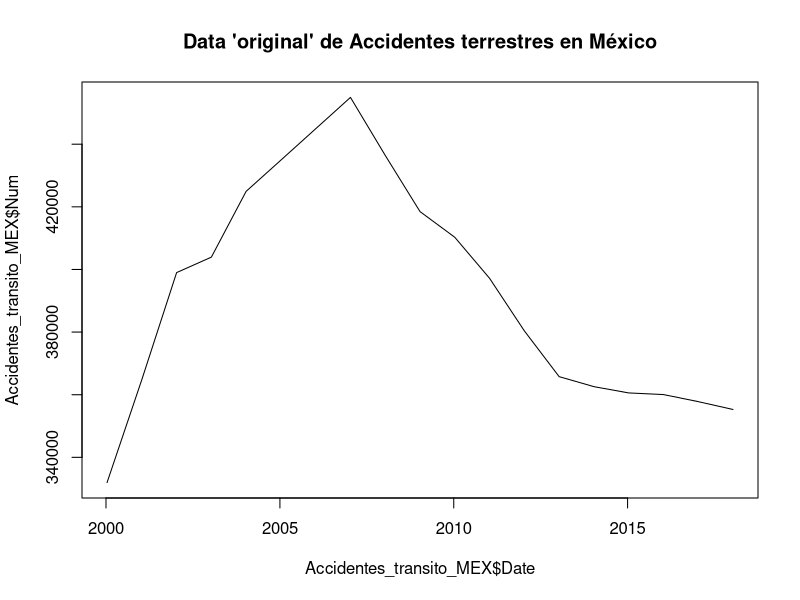
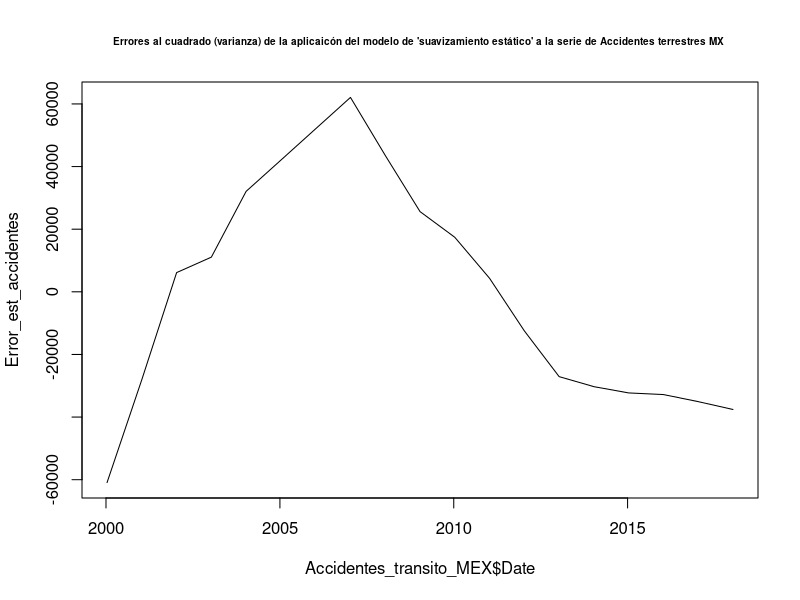
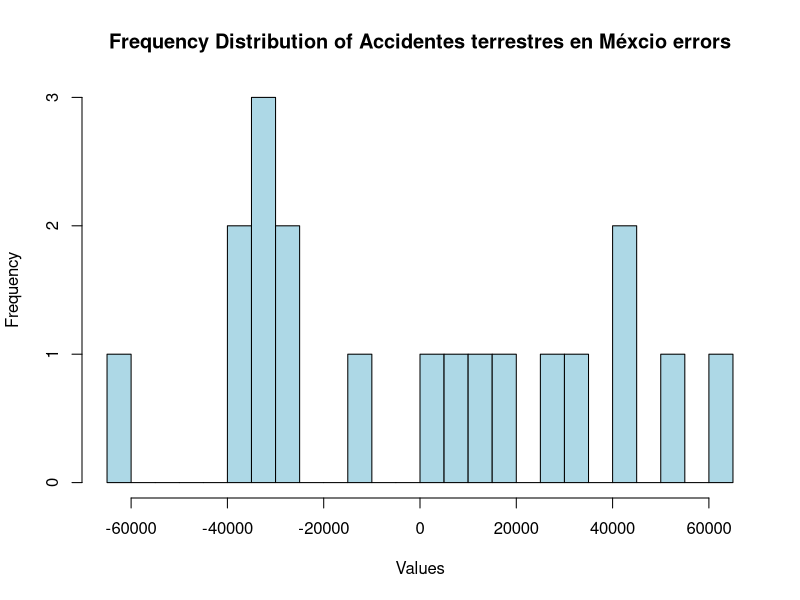
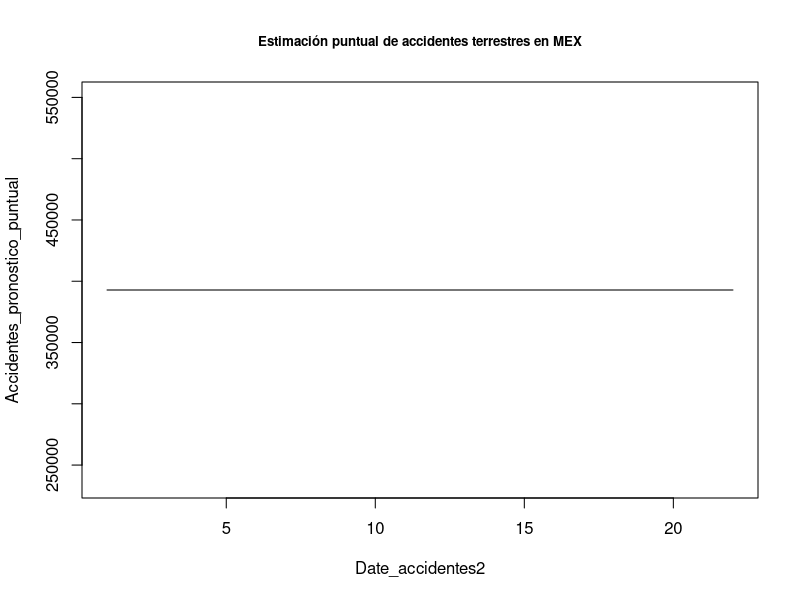
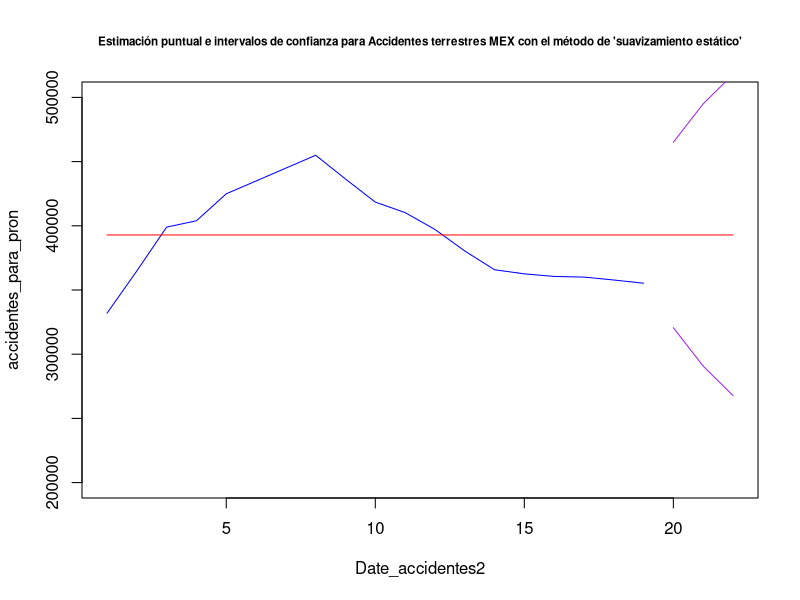
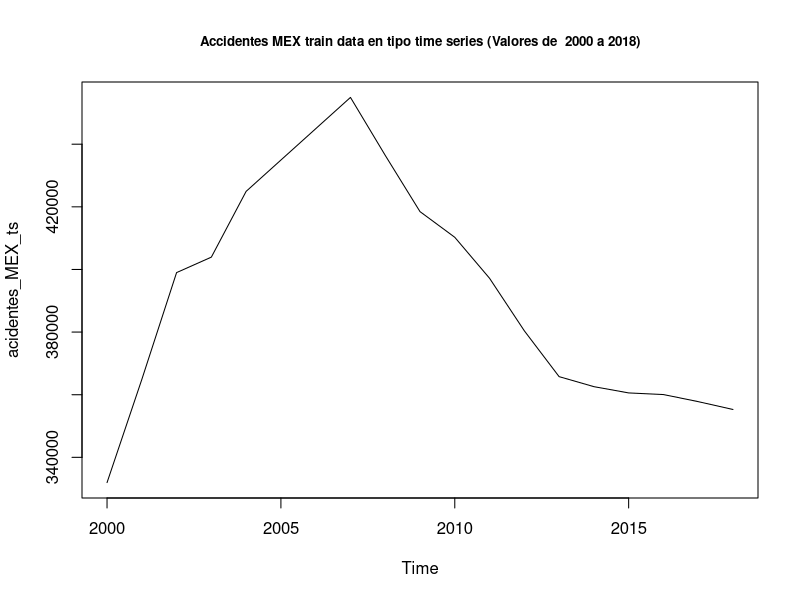
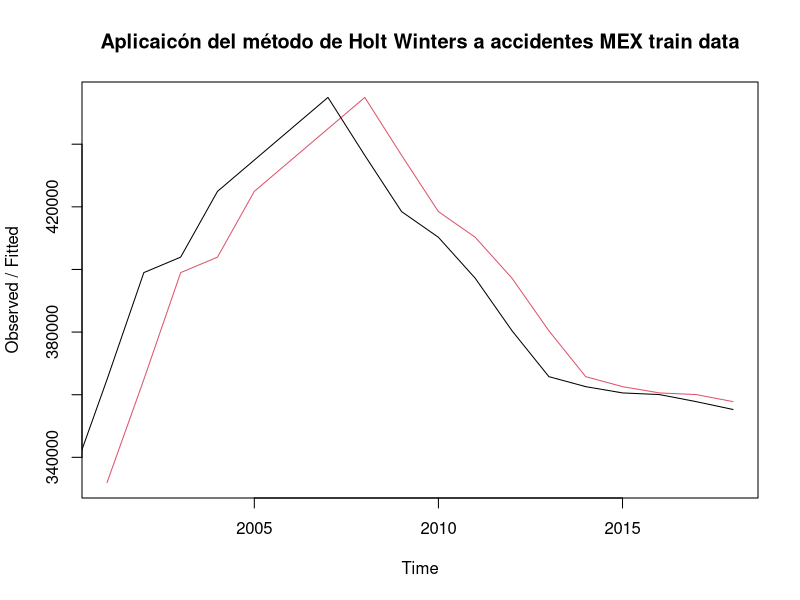
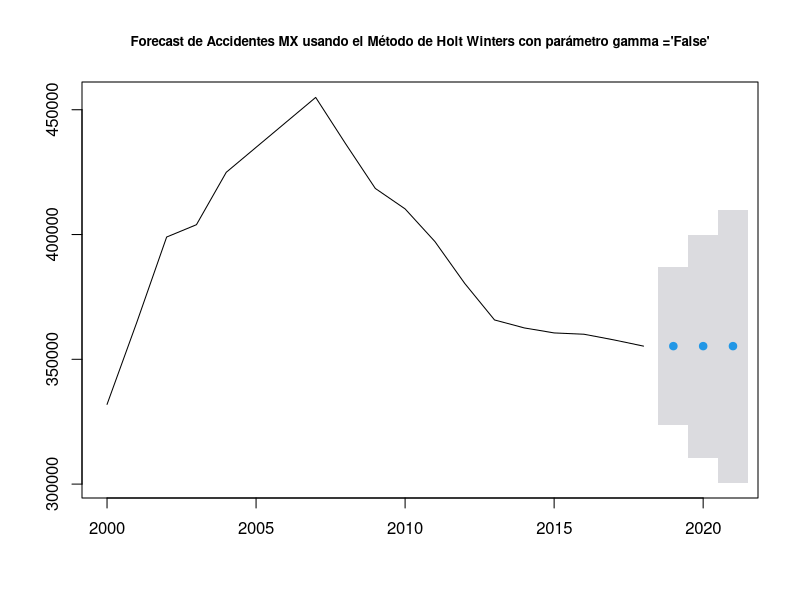

Source code (R) for these figures, in order:
## ---- chunk 1
library("readxl")


Accidentes_transito_MEX <-read_excel("Accidentes_transito_pp_.xlsx")
## ---- chunk 2
Accidentes_transito_MEX
summary(Accidentes_transito_MEX)
typeof(Accidentes_transito_MEX)
dim(Accidentes_transito_MEX)
## ---- chunk 3

plot(Accidentes_transito_MEX$Date, Accidentes_transito_MEX$Num, type="l", main="Data 'original' de Accidentes terrestres en México")
## ---- chunk 4
Accidentes_transito_ruido_blanco <- mean(Accidentes_transito_MEX$Num)
Accidentes_transito_ruido_blanco
## ---- chunk 5
Error_est_accidentes<-Accidentes_transito_MEX$Num-Accidentes_transito_ruido_blanco
head(Error_est_accidentes)
tail(Error_est_accidentes)

##Claculando la desviaicón estandar del error

sd_est_accidentes<-sd(Error_est_accidentes)
sd_est_accidentes

plot(Accidentes_transito_MEX$Date, Error_est_accidentes, type="l", main="Errores al cuadrado (varianza) de la aplicaicón del modelo de 'suavizamiento estático' a la serie de Accidentes terrestres MX ", cex.main=0.6)

## ---- chunk 6


mean(Error_est_accidentes)
## ---- chunk 7
## Se calcula la varianza
var(Error_est_accidentes)

## Se calcula la desviación estandar 
sd_est_accidentes
## ---- chunk 8
hist(Error_est_accidentes, breaks = 20, col = "lightblue", main = "Frequency Distribution of Accidentes terrestres en Méxcio errors", xlab = "Values", ylab = "Frequency")

## ---- chunk 9
estimacion_puntual_accidentes <- mean(Accidentes_transito_MEX$Num)
estimacion_puntual_accidentes

## ---- chunk 10
##Creamos un eje x que incluya a los 66 datos + 6 que se pronosticarán
Date_accidentes2<-c(1:22)


## Creamos el vector de datos que incluirá los  datos históricos  sin tendencia + 6 valores NA a pronosticar
accidentes_para_pron<-c(Accidentes_transito_MEX$Num, rep(NA, times=3))


head(accidentes_para_pron)
tail(accidentes_para_pron)


## Entonces el mejor pronóstico que tenemos para esta técnica es la media de la serie historica


Accidentes_pronostico_puntual <- rep(estimacion_puntual_accidentes, times=22)
head(Accidentes_pronostico_puntual)
tail(Accidentes_pronostico_puntual)

plot(Date_accidentes2,Accidentes_pronostico_puntual, type="l", main = "Estimación puntual de accidentes terrestres en MEX", cex.main=0.8)
## ---- chunk 11
estimacion_puntual_accidentes <- mean(Accidentes_transito_MEX$Num)
estimacion_puntual_accidentes
## ---- chunk 12
tao<-c(1:3)
Lim_accidentes<-2*sd_est_accidentes*tao^.5
Lim_accidentes
## ---- chunk 13

LI_accidentes<-c(rep(NA, times=19), Accidentes_pronostico_puntual[1]-Lim_accidentes)
head(LI_accidentes)
tail(LI_accidentes)


LS_accidentes<-c(rep(NA, times=19), Accidentes_pronostico_puntual[1]+Lim_accidentes)
head(LS_accidentes)
tail(LS_accidentes)


plot(Date_accidentes2, accidentes_para_pron, type="l" ,main="Estimación puntual e intervalos de confianza para Accidentes terrestres MEX con el método de 'suavizamiento estático'",col="Blue", cex.main=0.7, ylim=c(200000, 500000))

lines(Accidentes_pronostico_puntual, col="Red")
lines(LI_accidentes, col="Purple")
lines(LS_accidentes, col="Purple")
## ---- chunk 14

library("readxl")


Accidentes_transito_MEX_completo <-read_excel("Accidentes_transito_full_.xlsx")
## ---- chunk 15
df_Accidentes_MX_pronostico<-data.frame(Accidentes_transito_MEX_completo$Num,
                                                Accidentes_pronostico_puntual, LI_accidentes, LS_accidentes)
View(df_Accidentes_MX_pronostico)

tail(df_Accidentes_MX_pronostico)
## ---- chunk 16

##Primero formemos un vector con los valores reales 
accidentes_MEX_completa_reales3 <- Accidentes_transito_MEX_completo$Num[19:22]
accidentes_MEX_completa_reales3

## Despues formemos un vector con únicamente los valores pronósticados 
accidentes_MEX_forecast3 <-  Accidentes_pronostico_puntual[19:22]
accidentes_MEX_forecast3

##Calculemos el MAPE entre estos dos vectores 

# First, calculate the absolute percentage error (APE) for each element in the vectors
APE_accidentes_estatico <- abs((accidentes_MEX_completa_reales3 - accidentes_MEX_forecast3) / accidentes_MEX_completa_reales3)

# Calculate the mean APE across all elements in the vectors
MAPE_accidentes_estatico <- mean(APE_accidentes_estatico) * 100

# Print the MAPE value
cat("El error tipo MAPE  para el forecast calculado con el método de 'suavizamiento estático'de la serie de accidnetes en MEX es:", MAPE_accidentes_estatico, "%")


## ---- chunk 17
acidentes_MEX_ts <-ts(Accidentes_transito_MEX$Num, frequency =1, start =c(2000,1))
head(acidentes_MEX_ts)
tail(acidentes_MEX_ts)
## ---- chunk 18
plot(acidentes_MEX_ts, main="Accidentes MEX train data en tipo time series (Valores de  2000 a 2018)", cex.main=0.8)
## ---- chunk 19
accidentes_MEX_ts_h1 <-HoltWinters(acidentes_MEX_ts, beta=FALSE, gamma=FALSE)
accidentes_MEX_ts_h1
## ---- chunk 20
accidentes_MEX_ts_h1$alpha
## ---- chunk 21
plot(accidentes_MEX_ts_h1, main="Aplicaicón del método de Holt Winters a accidentes MEX train data")
## ---- chunk 22
# Load the forecast package
library(forecast)
## ---- chunk 23
accidentes_MEX_ts_h1_fc <- forecast(accidentes_MEX_ts_h1, h=3, level=0.95)
accidentes_MEX_ts_h1_fc
## ---- chunk 24
plot(accidentes_MEX_ts_h1_fc, main="Forecast de Accidentes MX usando el Método de Holt Winters con parámetro gamma ='False'", cex.main=0.8)
## ---- chunk 25
accidentes_MEX_ts_h1$SSE
## ---- chunk 26
accidentes_MEX_completa_forecast3_HW  <- accidentes_MEX_ts_h1_fc$mean[1:3]
accidentes_MEX_completa_forecast3_HW
## ---- chunk 27

##Calculemos el MAPE entre estos dos vectores 

# First, calculate the absolute percentage error (APE) for each element in the vectors
APE_accidentes_HW <- abs((accidentes_MEX_completa_reales3 - accidentes_MEX_completa_forecast3_HW) / accidentes_MEX_completa_reales3)

# Calculate the mean APE across all elements in the vectors
MAPE_accidentes_HW <- mean(APE_accidentes_HW) * 100

# Print the MAPE value
cat("MAPE error para el forecast calculado con el método de 'HoltWinters'es:", MAPE_accidentes_HW, "%")
## ---- chunk 28
cat("MAPE error para el forecast calculado con el método de 'suavizamiento estático'es:", MAPE_accidentes_estatico, "%")

  
cat("MAPE error para el forecast calculado con el método de 'HoltWinters'es:", MAPE_accidentes_HW, "%")
## ---- chunk 29

library("readxl")

PEA_mex <-read_excel("PEA_MEX_pp.xlsx")
## ---- chunk 30
head(PEA_mex)
summary(PEA_mex)
typeof(PEA_mex)
dim(PEA_mex)
## ---- chunk 31

plot(PEA_mex$Date, PEA_mex$PEA,type="l", main="Data 'original' de Población Económicamente Activa (PEA) en México")
## ---- chunk 32

linea_PEA<-lm(PEA~Date, data=PEA_mex)
linea_PEA
## ---- chunk 33
linea_PEA_aplicada <- predict(linea_PEA, newdata = data.frame(Date = PEA_mex$Date))

head(linea_PEA_aplicada)
tail(linea_PEA_aplicada)

## ---- chunk 34
plot(PEA_mex$Date, PEA_mex$PEA, type="l", main=" 'data original de PAE_MX' y linea de tendencia calculada")
lines(x = PEA_mex$Date, y = linea_PEA_aplicada, col = "red")

legend("bottomright", legend = c("data original de PAE_MX", "Linea de tendencia de PEA en MEX"), 
       col = c("black", "red"), lty = 1)

## ---- chunk 35
PEA_Sin_Tendencia<-PEA_mex$PEA/linea_PEA_aplicada

plot(PEA_mex$Date, PEA_Sin_Tendencia, type="l", main=" Data sin tendencia de PAE_MX ", col="brown")
## ---- chunk 36
PEA_MX_ruido_blanco <- PEA_Sin_Tendencia
head(PEA_MX_ruido_blanco)
tail(PEA_MX_ruido_blanco)
## ---- chunk 37
Error_est_PEA<-PEA_Sin_Tendencia-mean(PEA_MX_ruido_blanco)
head(Error_est_PEA)
tail(Error_est_PEA)

##Claculando la desviaicón estandar del error

sd_est_PEA<-sd(Error_est_PEA)
sd_est_PEA

plot(PEA_mex$Date, Error_est_PEA, type="l", main="Errores al cuadrado (varianza) de la aplicaicón del modelo de 'suavizamiento estático' a la serie de PAE MX ", cex.main=0.6)

## ---- chunk 38


mean(Error_est_PEA)
## ---- chunk 39
## Se calcula la varianza
var(Error_est_PEA)

## Se calcula la desviación estandar 
sd_est_PEA
## ---- chunk 40
hist(Error_est_PEA, breaks = 20, col = "lightblue", main = "Frequency Distribution of PEA MEX errors", xlab = "Values", ylab = "Frequency")

## ---- chunk 41
estimacion_puntual_PEA_ST<-mean(PEA_Sin_Tendencia)
estimacion_puntual_PEA_ST

## ---- chunk 42
##Creamos un eje x que incluya a los 66 datos + 6 que se pronosticarán
Date_PAE2<-c(1:72)


## Creamos el vector de datos que incluirá los  datos históricos  sin tendencia + 6 valores NA a pronosticar
PAE_Sin_Tendencia_para_pron<-c(PEA_Sin_Tendencia, rep(NA, times=6))
head(PAE_Sin_Tendencia_para_pron)
tail(PAE_Sin_Tendencia_para_pron)


## Entonces el mejor pronóstico que tenemos para esta técnica es la media de la serie sin tendencia 


PEA_pronostico_puntual <- rep(estimacion_puntual_PEA_ST, times=72)
head(PEA_pronostico_puntual)
tail(PEA_pronostico_puntual)

plot(Date_PAE2,PEA_pronostico_puntual, type="l", main = "Estimación 'puntual' de PEA en MEX", cex.main=0.8, ylim=c(0.9, 1.1))
## ---- chunk 43
mean(PEA_MX_ruido_blanco)
## ---- chunk 44
tao<-c(1:6)
Lim_PEA<-2*sd_est_PEA*tao^.5
Lim_PEA
## ---- chunk 45

LI_PEA<-c(rep(NA, times=66), estimacion_puntual_PEA_ST-Lim_PEA)
head(LI_PEA)
tail(LI_PEA)

LS_PEA<-c(rep(NA, times=66), estimacion_puntual_PEA_ST+Lim_PEA)
head(LS_PEA)
tail(LS_PEA)

plot(Date_PAE2, PAE_Sin_Tendencia_para_pron, type="l", ylim = c(0.7,1.3) ,main="Estimación puntual e intervalos de confianza sin tendencia para PAE MEX con el método de 'suavizamiento estático'",col="Blue", cex.main=0.7)

lines(PEA_pronostico_puntual, col="Red")
lines(LI_PEA, col="Purple")
lines(LS_PEA, col="Purple")
## ---- chunk 46
# create a new data set with 72 rows
extended_dates <- seq(as.Date("2005-01-01"), as.Date("2022-10-01"), by = "quarter")
extended_trimester_PEA <- data.frame(Date = extended_dates, 
                                       PEA = rep(NA, length(extended_dates)))

head(extended_trimester_PEA)
tail(extended_trimester_PEA)

## ---- chunk 47


# copy the original data to the new data set for the first 66 rows
for(i in 1:66){
  extended_trimester_PEA$PEA[i] <- PEA_mex$PEA[i]
}

extended_trimester_PEA


# fit the model with the extended data set
linea_PEA_extended <- lm(PEA ~ Date, data = extended_trimester_PEA)
linea_PEA_extended

## ---- chunk 48
# predict values for the extended date range
linea_PEA_extended_aplicada <- predict(linea_PEA_extended, 
                                                newdata = data.frame(Date = extended_dates))
linea_PEA_extended_aplicada

# plot the predicted values
plot(extended_dates, linea_PEA_extended_aplicada, type = "l", main="Linea de tendencia aplicada a los datos históricos de PEA MEX")
## ---- chunk 49

##Creando el vector original + los valores a predecir como NAs
PEA_original_para_pron<-c(PEA_mex$PEA, rep(NA, times=6))
head(PEA_original_para_pron)



Est_punt_PEA_ajustada<-c(rep(NA, times=66), mean(PEA_pronostico_puntual)*linea_PEA_extended_aplicada[67:72])
head(Est_punt_PEA_ajustada)
tail(Est_punt_PEA_ajustada)

# plot the original data and the predicted values together
plot(extended_dates, PEA_original_para_pron, main="PEA estimación puntual ajustada con componente de estacionalidad (con método estático)",type="l", xlab="Year", ylab="PEA", cex.main=0.8)
lines(extended_dates, Est_punt_PEA_ajustada, col="blue")


legend("bottomright", legend = c("PEA historico", "Pronóstico puntual calculado con método estático"), 
       col = c("black", "blue"), lty = 1)


## ---- chunk 50

library("readxl")

PEA_MEX_completa <-read_excel("PEA_MEX_full.xlsx")
head(PEA_MEX_completa)
tail(PEA_MEX_completa)
## ---- chunk 51

LI_PEA_ajustado<-c(rep(NA, times=66), LI_PEA[67:72]*linea_PEA_extended_aplicada[67:72])
LI_PEA_ajustado

LS_PEA_ajustado<-c(rep(NA, times=66), LS_PEA[67:72]*linea_PEA_extended_aplicada[67:72])
LS_PEA_ajustado


# Plot only non-NA values
# plot the original data and the predicted values together


PEA_original_para_pron<-c(PEA_mex$PEA, rep(NA, times=6))
PEA_original_para_pron
dim(PEA_original_para_pron)


# plot the original data and the predicted values together
plot(extended_dates,PEA_MEX_completa$PEA, main="PEA estimación puntual e intervalos de confianza ajustada con componente de trend (con método estático) vs PEA real", type="l", xlab="Year", ylab="PEA", ylim=c(40000000, 65000000), cex.main=0.6)

lines(extended_dates, Est_punt_PEA_ajustada, col="blue")
x_vals <- c(rep(NA, times = 66), extended_dates[67:72])

lines(x_vals, LI_PEA_ajustado, col = "purple")
lines(x_vals, LS_PEA_ajustado, col = "purple")


legend("bottomright", legend = c("PEA original", "Pronóstico puntual calculado con método estático"), 
       col = c("black", "blue"), lty = 1)


## ---- chunk 52
df_demanda_PEA_MX_pronostico<-data.frame(PEA_MEX_completa$PEA,
                                                Est_punt_PEA_ajustada, LI_PEA_ajustado, LS_PEA_ajustado)
View(df_demanda_PEA_MX_pronostico)

tail(df_demanda_PEA_MX_pronostico)
## ---- chunk 53

##Primero formemos un vector con los valores reales 
PEA_MEX_completa_reales6 <- PEA_MEX_completa$PEA[67:72]
PEA_MEX_completa_reales6

## Despues formemos un vector con únicamente los valores pronósticados 
PEA_MEX_forecast6 <- Est_punt_PEA_ajustada[67:72]
PEA_MEX_forecast6

##Calculemos el MAPE entre estos dos vectores 

# First, calculate the absolute percentage error (APE) for each element in the vectors
APE_PEA_estatico <- abs((PEA_MEX_completa_reales6 - PEA_MEX_forecast6) / PEA_MEX_completa_reales6)

# Calculate the mean APE across all elements in the vectors
MAPE_PEA_estatico <- mean(APE_PEA_estatico) * 100

# Print the MAPE value
cat("El error tipo MAPE  para el forecast calculado con el método de 'suavizamiento estático'de la serie de PEA en MEX es:", MAPE_PEA_estatico, "%")


## ---- chunk 54
PEA_MEX_ts <-ts(PEA_mex$PEA, frequency =4, start =c(2005,1))
head(PEA_MEX_ts)
tail(PEA_MEX_ts)
## ---- chunk 55
plot(PEA_MEX_ts, main="PAE MEX train data en tipo time series (Valores de Enero de 2005 a Agosto de 2021)", cex.main=0.8)
## ---- chunk 56
PEA_MEX_ts_h1 <-HoltWinters(PEA_MEX_ts, gamma=FALSE)
PEA_MEX_ts_h1
## ---- chunk 57
PEA_MEX_ts_h1$alpha
## ---- chunk 58
PEA_MEX_ts_h1$beta

## ---- chunk 59
plot(PEA_MEX_ts_h1, main="Aplicaicón del método de Holt Winters a PEA MEX train data")
## ---- chunk 60
# Load the forecast package
library(forecast)
## ---- chunk 61
PEA_MEX_ts_h1_fc <- forecast(PEA_MEX_ts_h1, h=6, level=0.95)
PEA_MEX_ts_h1_fc
## ---- chunk 62
plot(PEA_MEX_ts_h1_fc, main="Forecast de PAE MX usando el Método de Holt Winters con parámetro gamma ='False'", cex.main=0.8)
## ---- chunk 63
PEA_MEX_ts_h1$SSE
## ---- chunk 64

## Formemos un vector con únicamente los valores reales de los ultimos 6 trimestres 
PEA_completo_realest6 <- PEA_MEX_completa$PEA[67:72]
PEA_completo_realest6


## Formemos un vector con únicamente los valores pronósticados 
PEA_HW_forecast6 <- PEA_MEX_ts_h1_fc$mean
PEA_HW_forecast6



## ---- chunk 65

##Calculemos el MAPE entre estos dos vectores 

# First, calculate the absolute percentage error (APE) for each element in the vectors
APE_PEA_HW <- abs((PEA_completo_realest6 - PEA_HW_forecast6) / PEA_completo_realest6)

# Calculate the mean APE across all elements in the vectors
MAPE_PEA_HW <- mean(APE_PEA_HW) * 100

# Print the MAPE value
cat("MAPE error para el forecast calculado con el método de 'HoltWinters'es:", MAPE_PEA_HW, "%")
## ---- chunk 66
PEA_MEX_ts_h1$SSE
## ---- chunk 67
sse_PEA_hw <- ((PEA_MEX_ts_h1$SSE)/(length(PEA_MEX_ts)))^0.5
sse_PEA_hw
## ---- chunk 68
SSE_PEA_E <- sum(PEA_MX_ruido_blanco^2)
SSE_PEA_E
## ---- chunk 69
cat("MAPE error para el forecast calculado con el método de 'suavizamiento estático'es:", MAPE_PEA_estatico, "%")

  
cat("MAPE error para el forecast calculado con el método de 'HoltWinters'es:", MAPE_PEA_HW, "%")
## ---- chunk 70
LI_PEA_ajustado[67:72]
LS_PEA_ajustado[67:72]


intervalos_metodo_E<- data.frame(LI_PEA_ajustado_E =LI_PEA_ajustado[67:72], LS_PEA_ajustado_E= LS_PEA_ajustado[67:72])

intervalos_metodo_E

## ---- chunk 71
PEA_MEX_ts_h1_fc
## ---- chunk 72
library("readxl")
Demanda_electrico <-read_excel("Demanda_electrico_2022_full1_pp.xlsx")
## ---- chunk 73
head(Demanda_electrico)
summary(Demanda_electrico)
typeof(Demanda_electrico)
dim(Demanda_electrico)
## ---- chunk 74
plot(Demanda_electrico$Date, Demanda_electrico$Demanded_Gas, type = "l", main="Data 'original' de demanda de gas natrual en sector eléctrico en México")
## ---- chunk 75

Electrico_Demanded_gas_line<-lm(Demanded_Gas~Date, data=Demanda_electrico)

Electrico_Demanded_gas_line


## ---- chunk 76
Electrico_Demanded_gas_line_aplicada <- predict(Electrico_Demanded_gas_line, newdata = data.frame(Date = Demanda_electrico$Date))

head(Electrico_Demanded_gas_line_aplicada)

## ---- chunk 77

plot(Demanda_electrico$Demanded_Gas, type = "l", main = "'Demanda original' comparada con la linea de tendencia o filtro 1")

lines(Electrico_Demanded_gas_line_aplicada, col = "red")


legend("bottomright", legend = c("Demanda electrico original", "Linea de tendencia de demanda electrico original"), 
       col = c("black", "red"), lty = 1)


## ---- chunk 78
Demanda_electrico_Sin_Tendencia<-Demanda_electrico$Demanded_Gas/Electrico_Demanded_gas_line_aplicada

plot(Demanda_electrico_Sin_Tendencia, type="l", main="Demanda electrico SIN TENDENCIA", col='brown')
head(Demanda_electrico_Sin_Tendencia)
## ---- chunk 79
# Generate indices for T1, T2, T3, and T4
# Define the indices for each subset
T1_indices <- c(seq(1, 3), seq(13, 15), seq(25, 27), seq(37, 39), seq(49, 51), seq(61, 63), seq(73, 75), seq(85, 87), seq(97, 99), seq(109, 111), seq(121, 123), seq(133, 135), seq(145, 147), seq(157, 159), seq(169, 171), seq(181, 183), seq(193, 195))


T2_indices <- c(seq(4, 6), seq(16, 18), seq(28, 30), seq(40, 42), seq(52, 54), seq(64, 66), seq(76, 78), seq(88, 90), seq(100, 102), seq(112, 114), seq(124, 126), seq(136, 138), seq(148, 150), seq(160, 162), seq(172, 174), seq(184, 186), seq(196, 198))

T3_indices <- c(seq(7, 9), seq(19, 21), seq(31, 33), seq(43, 45), seq(55, 57), seq(67, 69), seq(79, 81), seq(91, 93), seq(103, 105), seq(115, 117), seq(127, 129), seq(139, 141), seq(151, 153), seq(163, 165), seq(175, 177), seq(187, 189), seq(199, 201))

T4_indices <- c(seq(10, 12), seq(22, 24), seq(34, 36), seq(46, 48), seq(58, 60), seq(70, 72), seq(82, 84), seq(94, 96), seq(106, 108), seq(118, 120), seq(130, 132), seq(142, 144), seq(154, 156), seq(166, 168), seq(178, 180), seq(190, 192), seq(202, 204))


# Create the subsets
T1 <- Demanda_electrico_Sin_Tendencia[T1_indices]
head(T1)
T2 <- Demanda_electrico_Sin_Tendencia[T2_indices]
head(T2)
T3 <- Demanda_electrico_Sin_Tendencia[T3_indices]
head(T3)
T4 <- Demanda_electrico_Sin_Tendencia[T4_indices]
head(T4)



## ---- chunk 80

FE1_electrico<-mean(T1)/mean(Demanda_electrico_Sin_Tendencia)
FE1_electrico

FE2_electrico<-mean(T2)/mean(Demanda_electrico_Sin_Tendencia)
FE2_electrico

FE3_electrico<-mean(T3)/mean(Demanda_electrico_Sin_Tendencia)
FE3_electrico

FE4_electrico<-mean(T4, na.rm = TRUE)/mean(Demanda_electrico_Sin_Tendencia)
FE4_electrico
## ---- chunk 81
FE1_electrico
## ---- chunk 82
FE4_electrico
## ---- chunk 83
FE2_electrico
## ---- chunk 84
FE3_electrico
FE4_electrico
## ---- chunk 85

Demanda_electrico_ruido_blanco<-Demanda_electrico_Sin_Tendencia/c(FE1_electrico, FE2_electrico, FE3_electrico, FE4_electrico)

head(Demanda_electrico_ruido_blanco)


plot(Demanda_electrico$Date, Demanda_electrico_ruido_blanco, type="l", 
     main="Componente de ruido blanco o estocástico de la demanda de gas en sector eléctrico",
     cex.main=0.9)

## ---- chunk 86

## Se calculan los errores como Errores= Componente estocástico o ruido blanco - Media del componente estocástico o ruido blanco
demanda_electrico_errores <-Demanda_electrico_ruido_blanco-mean(Demanda_electrico_ruido_blanco)

plot(Demanda_electrico$Date, demanda_electrico_errores, type="l", main="Errores al cuadrado (varianza) de la aplicaicón del modelo de 'suavizamiento estático' a la serie de demanda de gas natural en sector eléctrico ", cex.main=0.6)

## ---- chunk 87


mean(demanda_electrico_errores)
## ---- chunk 88
## Se calcula la varianza
var(demanda_electrico_errores)

## Se calcula la desviación estandar 
sd_est_demanda_electrico <-sd(demanda_electrico_errores)
## ---- chunk 89
hist(demanda_electrico_errores, breaks = 20, col = "lightblue", main = "Frequency Distribution of demanda_electrico_errores", xlab = "Values", ylab = "Frequency")

## ---- chunk 90

Demanda_electrico_completa <-read_excel("Demanda_electrico_2022_full1.xlsx")
head(Demanda_electrico_completa)
tail(Demanda_electrico_completa)
## ---- chunk 91

Demanda_electrico_pronostico<-c(Demanda_electrico_ruido_blanco, rep(mean(Demanda_electrico_ruido_blanco), 12))

plot(Demanda_electrico_completa$Date,Demanda_electrico_pronostico, type="l", main = "Estimación puntual de demanda de gas natrual para los siguientes 12 meses (sin componentes de estacionalidad ni tendencia) con el método de 'suavizamiento estático' ", cex.main=0.55)

## ---- chunk 92
mean(Demanda_electrico_ruido_blanco)
## ---- chunk 93
LI_demanda_electrico<-Demanda_electrico_pronostico[202:213]-2*sd_est_demanda_electrico*c(1:12)^.5
LS_demanda_electrico<-Demanda_electrico_pronostico[202:213]+2*sd_est_demanda_electrico*c(1:12)^.5

## Tambien se debe "crear la linea para nuestros limites" teniendo NA en los valores de datos historicos, así como los 12 valores de limites previamente calculados

LI_demanda_electrico_lineaA<-c(rep(NA, times=201), LI_demanda_electrico)
head(LI_demanda_electrico_lineaA)
tail(LI_demanda_electrico_lineaA)

LS_demanda_electrico_lineaA<-c(rep(NA, times=201), LS_demanda_electrico)
head(LS_demanda_electrico_lineaA)
tail(LS_demanda_electrico_lineaA)

## ---- chunk 94


plot(Demanda_electrico_completa$Date,Demanda_electrico_pronostico, type="l", main = "Estimación puntual e intervalos de confianza sin tendencia para Demanda gas natural en sector eléctrico MEX con el método de 'suavizamiento estático' ", cex.main=0.55, ylim=c(0.2,1.7))


#lines(Demanda_electrico_pronostico, col="Red")
lines(Demanda_electrico_completa$Date, LI_demanda_electrico_lineaA, col="Purple")
lines(Demanda_electrico_completa$Date, LS_demanda_electrico_lineaA, col="Purple")
## ---- chunk 95

# Devolver estacionalidada

Demanda_electrico_pronostico_cest<-Demanda_electrico_pronostico*c(FE1_electrico, FE2_electrico,FE3_electrico, FE4_electrico)
head(Demanda_electrico_pronostico_cest)
tail(Demanda_electrico_pronostico_cest)


LI_demanda_electrico_cest<-LI_demanda_electrico_lineaA*c(FE1_electrico, FE2_electrico,FE3_electrico, FE4_electrico)
head(LI_demanda_electrico_cest)
tail(LI_demanda_electrico_cest)




LS_demanda_electrico_cest<-LS_demanda_electrico_lineaA*c(FE1_electrico, FE2_electrico,FE3_electrico, FE4_electrico)
head(LS_demanda_electrico_cest)
tail(LS_demanda_electrico_cest)


plot(Demanda_electrico_completa$Date, Demanda_electrico_pronostico_cest, type="l", main="Demanda electrico estimaciones puntuales ajustada con componente de estacionalidad (con método estático) ", cex.main= 0.75)
lines(LI_demanda_electrico_cest, col="violet")
lines(LS_demanda_electrico_cest, col="violet")
## ---- chunk 96
# Repeat seasonal factors
n <- length(Demanda_electrico_pronostico)
repeated_FE <- rep(c(FE1_electrico, FE2_electrico, FE3_electrico, FE4_electrico), length.out = n)

# Compute components with seasonal factor
Demanda_electrico_pronostico_cest <- Demanda_electrico_pronostico * repeated_FE
LI_demanda_electrico_cest <- LI_demanda_electrico_lineaA * repeated_FE
tail(LI_demanda_electrico_cest)

LS_demanda_electrico_cest <- LS_demanda_electrico_lineaA * repeated_FE
tail(LS_demanda_electrico_cest)



# Plot with confidence intervals
plot(Demanda_electrico_pronostico_cest, 
     type="l", main="Demanda electrico estimación puntual e intervalos de confianza ajustada con componente de estacionalidad (con método estático)", 
     cex.main=0.65, ylim=c(0.4,1.8))
lines(LI_demanda_electrico_cest, col="violet")
lines(LS_demanda_electrico_cest, col="violet")

## ---- chunk 97
# create a new data set with 12 additional months
extended_dates_electrico <- seq(as.Date("2005-01-01"), as.Date("2022-09-01"), by = "month")

# create a data frame with 225 rows
extended_demanda_electrico <- data.frame(Date = extended_dates_electrico, 
                                         Demanded_Gas = rep(NA, length(extended_dates_electrico)))

# assign values to a subset of Demanded_Gas that corresponds to the length of Demanda_electrico$Demanded_Gas
extended_demanda_electrico$Demanded_Gas[1:length(Demanda_electrico$Demanded_Gas)] <- Demanda_electrico$Demanded_Gas


extended_demanda_electrico$Date <- as.POSIXct(as.character(extended_demanda_electrico$Date), format = "%Y-%m-%d")

head(extended_demanda_electrico)
tail(extended_demanda_electrico)


## ---- chunk 98
Electrico_Demanded_gas_line_aplicada2 <- predict(Electrico_Demanded_gas_line, newdata = data.frame(Date = extended_demanda_electrico$Date))

head(Electrico_Demanded_gas_line_aplicada2)
tail(Electrico_Demanded_gas_line_aplicada2)
## ---- chunk 99



Demanda_electrico_pronostico_ajustado<-Demanda_electrico_pronostico_cest*Electrico_Demanded_gas_line_aplicada2

LI_demanda_electrico_ajustado<-LI_demanda_electrico_cest*Electrico_Demanded_gas_line_aplicada2
LS_demanda_electrico_ajustado<-LS_demanda_electrico_cest*Electrico_Demanded_gas_line_aplicada2


plot(Demanda_electrico_completa$Date, Demanda_electrico_pronostico_ajustado, type="l", ylim=c(0, max(LS_demanda_electrico_ajustado, na.rm = TRUE)),  main="Demanda electrico estimación puntual e intervalos de condianza  ajustada con componentes de estacionalidad y de trend (con método estático) vs Demanda real", 
     cex.main=0.5, col="blue")
lines(Demanda_electrico_completa$Date,LI_demanda_electrico_ajustado, col="violet")
lines(Demanda_electrico_completa$Date, LS_demanda_electrico_ajustado, col="violet")
lines(Demanda_electrico_completa$Date, Demanda_electrico_completa$Demanded_Gas, col="black")


legend("bottomright", legend = c("Demanda electrico original", "Pronóstico calculado con método estático"), 
       col = c("black", "blue"), lty = 1)

## ---- chunk 100
# Create a data frame with the predicted values and intervals
df_demanda_electrico_pronostico <- data.frame(Demanded_Gas_original = c(Demanda_electrico_completa$Demanded_Gas), 
                                              Demanda_electrico_pronostico_ajustado = Demanda_electrico_pronostico_ajustado, 
                                              LI_demanda_electrico_ajustado = LI_demanda_electrico_ajustado, 
                                              LS_demanda_electrico_ajustado = LS_demanda_electrico_ajustado)

# View the resulting data frame
View(df_demanda_electrico_pronostico)

tail(df_demanda_electrico_pronostico)

## ---- chunk 101

##Primero formemos un vector con los valores reales 
Demanda_electrico_completa_reales12 <- Demanda_electrico_completa$Demanded_Gas[202:213]
Demanda_electrico_completa_reales12

## Despues formemos un vector con únicamente los valores pronósticados 
Demanda_electrico_E_forecast12 <- Demanda_electrico_pronostico_ajustado[202:213]
Demanda_electrico_E_forecast12

##Calculemos el MAPE entre estos dos vectores 

# First, calculate the absolute percentage error (APE) for each element in the vectors
APE_electrico_estatico <- abs((Demanda_electrico_completa_reales12 - Demanda_electrico_E_forecast12) / Demanda_electrico_completa_reales12)

# Calculate the mean APE across all elements in the vectors
MAPE_electrico_estatico <- mean(APE_electrico_estatico) * 100

# Print the MAPE value
cat("El error tipo MAPE  para el forecast calculado con el método de 'suavizamiento estático'de la serie de demanda de gas natural en el sector eléctrico es:", MAPE_electrico_estatico, "%")


## ---- chunk 102
Demanda_electrico_ts <-ts(Demanda_electrico$Demanded_Gas, frequency =12, start =c(2005,1))
head(Demanda_electrico_ts)
tail(Demanda_electrico_ts)
## ---- chunk 103
plot(Demanda_electrico_ts, main="Demanda electrico train data en tipo time series (Valores de Enero de 2005 a Agosto de 2021)", cex.main=0.8)
## ---- chunk 104
Demanda_electrico_ts_hw1 <-HoltWinters(Demanda_electrico_ts, seasonal = 'multiplicative')
Demanda_electrico_ts_hw1
## ---- chunk 105
Demanda_electrico_ts_hw1$alpha
## ---- chunk 106
Demanda_electrico_ts_hw1$beta
## ---- chunk 107
Demanda_electrico_ts_hw1$gamma
## ---- chunk 108
plot(Demanda_electrico_ts_hw1, main="Aplicaicón del método de Holt Winters a Demanda electrico train data")
## ---- chunk 109

# Load the forecast package
library(forecast)
## ---- chunk 110
Demanda_electrico_ts_hw1_fc <- forecast(Demanda_electrico_ts_hw1, h=12, level=0.95)
Demanda_electrico_ts_hw1_fc
## ---- chunk 111
plot(Demanda_electrico_ts_hw1_fc, main="Forecast de Demanda_electrico usando el Método de Holt Winters")
## ---- chunk 112
Demanda_electrico_ts_hw1$SSE
## ---- chunk 113


## Formemos un vector con únicamente los valores pronósticados 
Demanda_electrico_HW_forecast12 <- Demanda_electrico_ts_hw1_fc$mean
Demanda_electrico_HW_forecast12



## ---- chunk 114

##Calculemos el MAPE entre estos dos vectores 

# First, calculate the absolute percentage error (APE) for each element in the vectors
APE_electrico_HW <- abs((Demanda_electrico_completa_reales12 - Demanda_electrico_HW_forecast12) / Demanda_electrico_completa_reales12)

# Calculate the mean APE across all elements in the vectors
MAPE_electrico_HW <- mean(APE_electrico_HW) * 100

# Print the MAPE value
cat("MAPE error para el forecast calculado con el método de 'HoltWinters'es:", MAPE_electrico_HW, "%")
## ---- chunk 115
Demanda_electrico_ts_hw1$SSE
## ---- chunk 116
sse_Demanda_electrico_hw <- ((Demanda_electrico_ts_hw1$SSE)/(length(Demanda_electrico_ts)))^0.5
sse_Demanda_electrico_hw
## ---- chunk 117
SSE_demanda_electrico_E <- sum(demanda_electrico_errores^2)
SSE_demanda_electrico_E
## ---- chunk 118
cat("MAPE error para el forecast calculado con el método de 'suavizamiento estático'es:", MAPE_electrico_estatico, "%")

  
cat("MAPE error para el forecast calculado con el método de 'HoltWinters'es:", MAPE_electrico_HW, "%")
## ---- chunk 119
LI_demanda_electrico_ajustado[202:213]

LS_demanda_electrico_ajustado[202:213]

intervalos_metodo_E<- data.frame(LI_demanda_electrico_ajustado =LI_demanda_electrico_ajustado[202:213], LS_demanda_electrico_ajustado= LS_demanda_electrico_ajustado[202:213])

intervalos_metodo_E

## ---- chunk 120
Demanda_electrico_ts_hw1_fc
